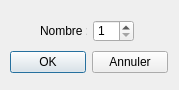
<?xml version="1.0" encoding="UTF-8"?>
<ui version="4.0">
 <class>DialogNbDeElement</class>
 <widget class="QDialog" name="DialogNbDeElement">
  <property name="geometry">
   <rect>
    <x>0</x>
    <y>0</y>
    <width>179</width>
    <height>90</height>
   </rect>
  </property>
  <property name="minimumSize">
   <size>
    <width>179</width>
    <height>90</height>
   </size>
  </property>
  <property name="maximumSize">
   <size>
    <width>179</width>
    <height>90</height>
   </size>
  </property>
  <property name="windowTitle">
   <string>Dialog</string>
  </property>
  <widget class="QWidget" name="layoutWidget">
   <property name="geometry">
    <rect>
     <x>40</x>
     <y>20</y>
     <width>94</width>
     <height>22</height>
    </rect>
   </property>
   <layout class="QHBoxLayout" name="horizontalLayout">
    <item>
     <widget class="QLabel" name="label">
      <property name="text">
       <string>Nombre :</string>
      </property>
     </widget>
    </item>
    <item>
     <widget class="QSpinBox" name="spinBoxNombre">
      <property name="minimum">
       <number>1</number>
      </property>
      <property name="maximum">
       <number>50</number>
      </property>
     </widget>
    </item>
   </layout>
  </widget>
  <widget class="QWidget" name="layoutWidget">
   <property name="geometry">
    <rect>
     <x>10</x>
     <y>50</y>
     <width>158</width>
     <height>25</height>
    </rect>
   </property>
   <layout class="QHBoxLayout" name="horizontalLayout_2">
    <item>
     <widget class="QPushButton" name="btn_OK">
      <property name="text">
       <string>OK</string>
      </property>
     </widget>
    </item>
    <item>
     <widget class="QPushButton" name="btn_Annuler">
      <property name="text">
       <string>Annuler</string>
      </property>
     </widget>
    </item>
   </layout>
  </widget>
 </widget>
 <resources/>
 <connections/>
</ui>
